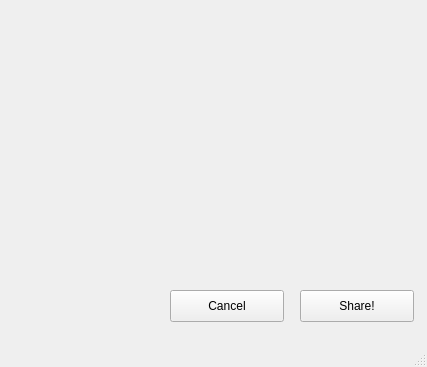
<?xml version="1.0" encoding="UTF-8"?>
<ui version="4.0">
 <class>info_window</class>
 <widget class="QMainWindow" name="info_window">
  <property name="geometry">
   <rect>
    <x>0</x>
    <y>0</y>
    <width>427</width>
    <height>367</height>
   </rect>
  </property>
  <property name="windowTitle">
   <string>MainWindow</string>
  </property>
  <widget class="QWidget" name="centralwidget">
   <widget class="QPushButton" name="share_button">
    <property name="geometry">
     <rect>
      <x>300</x>
      <y>290</y>
      <width>114</width>
      <height>32</height>
     </rect>
    </property>
    <property name="text">
     <string>Share!</string>
    </property>
   </widget>
   <widget class="QPushButton" name="cancel_button">
    <property name="geometry">
     <rect>
      <x>170</x>
      <y>290</y>
      <width>114</width>
      <height>32</height>
     </rect>
    </property>
    <property name="text">
     <string>Cancel</string>
    </property>
   </widget>
  </widget>
  <widget class="QMenuBar" name="menubar">
   <property name="geometry">
    <rect>
     <x>0</x>
     <y>0</y>
     <width>427</width>
     <height>22</height>
    </rect>
   </property>
  </widget>
  <widget class="QStatusBar" name="statusbar"/>
 </widget>
 <resources/>
 <connections>
  <connection>
   <sender>cancel_button</sender>
   <signal>clicked()</signal>
   <receiver>info_window</receiver>
   <slot>cancel()</slot>
   <hints>
    <hint type="sourcelabel">
     <x>226</x>
     <y>327</y>
    </hint>
    <hint type="destinationlabel">
     <x>213</x>
     <y>183</y>
    </hint>
   </hints>
  </connection>
  <connection>
   <sender>share_button</sender>
   <signal>clicked()</signal>
   <receiver>info_window</receiver>
   <slot>share()</slot>
   <hints>
    <hint type="sourcelabel">
     <x>356</x>
     <y>327</y>
    </hint>
    <hint type="destinationlabel">
     <x>213</x>
     <y>183</y>
    </hint>
   </hints>
  </connection>
 </connections>
 <slots>
  <slot>cancel()</slot>
  <slot>share()</slot>
 </slots>
</ui>
